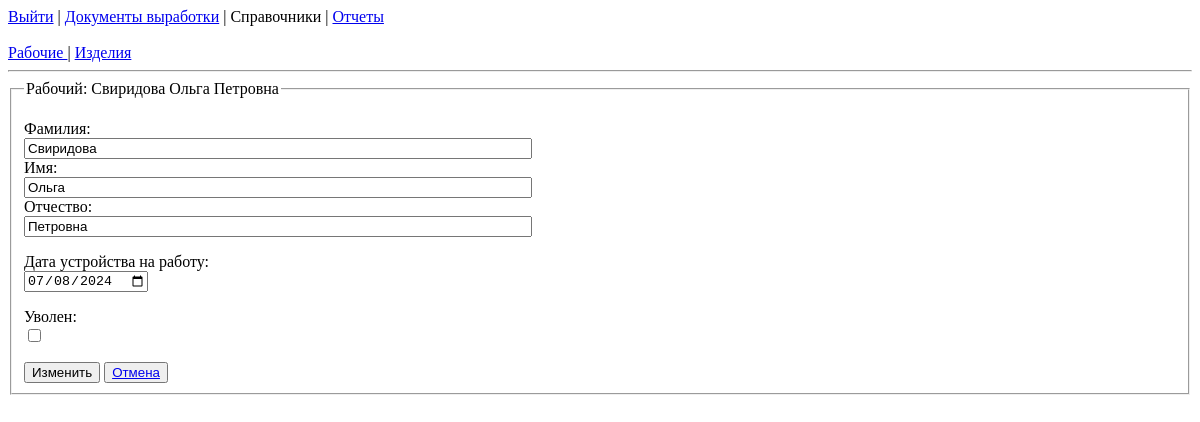
Before: /perf/edit_empl/5/ (signed in) with the older database file.
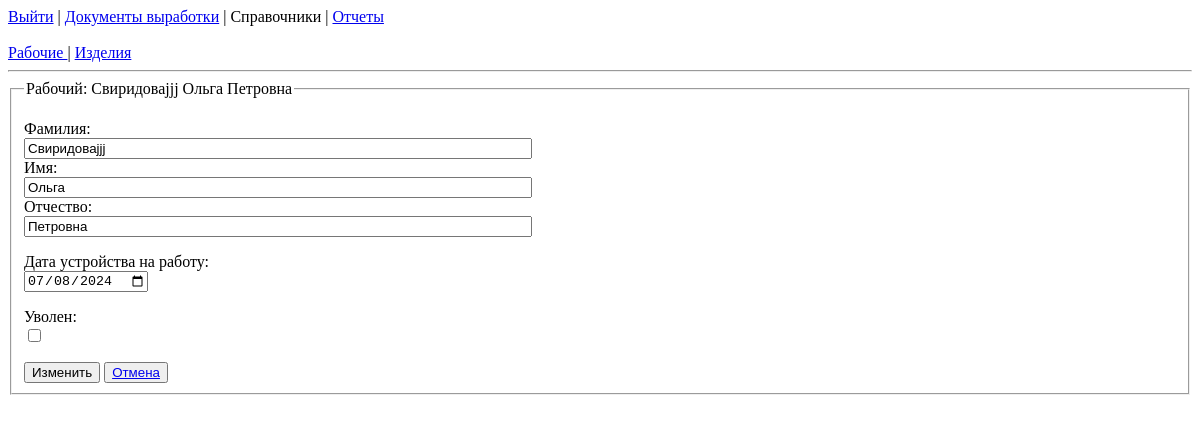
After: the same page with the newer database file.
### performance/models.py (models this page shows, shortened)
class Employee(models.Model):
    STATUS = ((True, 'Уволен'), (False, 'Сотрудник'))
    fullname = models.CharField(max_length=150, verbose_name='ФИО')
    hired = models.DateField(default=timezone.now(), verbose_name='Устроен')
    dismissed = models.BooleanField(choices=STATUS, default=False, verbose_name='Статус')
    class Meta:
        verbose_name_plural = 'Сотрудники'
        verbose_name = 'Сотрудник'
        ordering = ['fullname']

### performance/views.py (the view, shortened to what this page needs)
# urls.py: path('edit_empl/<int:empl_id>/', edit_employee, name='edit_employee'),
def edit_employee(request, empl_id=None):
    if not request.user.is_authenticated:
        return redirect('login')
    if not empl_id:
        return redirect('employees_list')
    err = None
    employee = Employee.objects.filter(id=empl_id).first()
    if not employee:
        return redirect('employees_list')
    last_name, first_name, middle_name, *_ = employee.fullname.split(sep=" ")
    context = {
        'last_name': last_name,
        'first_name': first_name,
        'middle_name': middle_name,
        'employee': employee,
        'err': err,
    }
    return render(request, 'employee_edit.html', context=context)

### performance/templates/employee_edit.html (shortened to what this page needs)
{% extends "dicts_base.html" %}
{% block content %}
    <form method="post">
        <fieldset>
            <legend> Рабочий: {{ employee.fullname }} </legend>
            <p> <label for="last_name"> Фамилия: </label>
                <input type="text" id="last_name" name="last_name" maxlength="25" value="{{ last_name }}">
                <label for="first_name"> Имя: </label>
                <input type="text" id="first_name" name="first_name" maxlength="25" value="{{ first_name }}">
                <label for="middle_name"> Отчество: </label>
                <input type="text" id="middle_name" name="middle_name" maxlength="25" value="{{ middle_name }}"></p>
            <p> <label for="hired"> Дата устройства на работу: </label>
                <input type="date" id="hired" name="hired" value="{{ employee.hired|date:'Y-m-d' }}"></p>
            <p> <label for="dismissed"> Уволен: </label>
                <input type="checkbox"
                       id="dismissed"
                       name="dismissed"
                       {% if employee.dismissed %} checked {% endif %}>
            </p>
            <button type="submit">Изменить</button>
            <button><a href="{% url 'employees_list' %}">Отмена</a></button>
        </fieldset>
    </form>
{% endblock %}

Changed rows visible on the page:
changed Employee: fullname "Свиридова Ольга Петровна" → "Свиридоваjjj Ольга Петровна"
Other visible differences:
form field last_name: "Свиридова" → "Свиридоваjjj"
